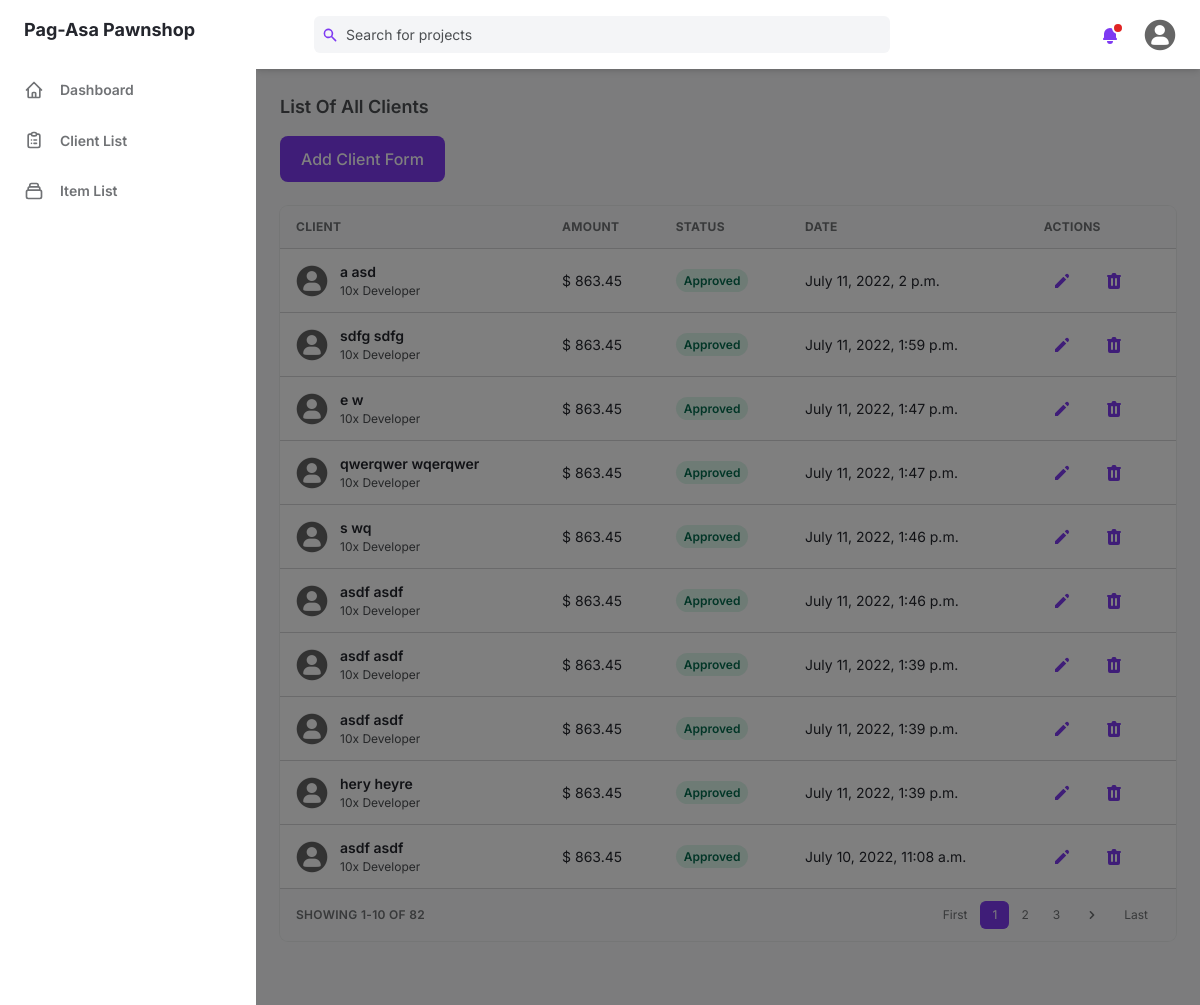
Screenshot of /client/list/ (signed in) with the database file from the repository.
### management_system/models.py (models this page shows, shortened)
class Client(models.Model):
    first_name = models.CharField(max_length=255)
    last_name = models.CharField(max_length=255)
    middle_name = models.CharField(max_length=255, null=True, blank=True)
    address = models.TextField(max_length=500)
    created = models.DateTimeField(auto_now_add=True)
    updated = models.DateTimeField(auto_now=True)

### management_system/views.py (the view)
class ClientListView(LoginRequiredMixin, ListView):
    model = Client
    template_name = "client_list_full.html"
    paginate_by = 10
    context_object_name = 'clients'
    ordering = ['-created']

### templates/client_list_full.html
{% extends 'base.html' %}
{% block content %}
    {% include 'components/client_list.html' %}
{% endblock%}

### templates/components/client_list.html (shortened to what this page needs)
{% load static %}
{% load mathfilters %}
<div id="content" class="mt-6">
  <h4 class="mb-4 text-lg font-semibold text-gray-600 dark:text-gray-300">
    List Of All Clients
  </h4>
  <div class="mb-6">
    <a href="{% url 'client_form' %}" hx-boost="true">
      <button
        class="px-5 py-3 font-medium leading-5 text-white transition-colors duration-150 bg-purple-600 border border-transparent rounded-lg active:bg-purple-600 hover:bg-purple-700 focus:outline-none focus:shadow-outline-purple"
      >
        Add Client Form
      </button>
    </a>
  </div>
  <div class="w-full overflow-hidden rounded-lg shadow-xs">
    <div class="w-full overflow-x-auto">
      <table class="w-full whitespace-no-wrap">
        <thead>
          <tr
            class="text-xs font-semibold tracking-wide text-left text-gray-500 uppercase border-b dark:border-gray-700 bg-gray-50 dark:text-gray-400 dark:bg-gray-800"
          >
            <th class="px-4 py-3">Client</th>
            <th class="px-4 py-3">Amount</th>
            <th class="px-4 py-3">Status</th>
            <th class="px-4 py-3">Date</th>
            <th class="px-4 py-3">Actions</th>
          </tr>
        </thead>
        <tbody class="bg-white divide-y dark:divide-gray-700 dark:bg-gray-800">
          {% for client in clients %}
          <tr class="text-gray-700 dark:text-gray-400">
            <td class="px-4 py-3">
              <div class="flex items-center text-sm">
                <div class="relative hidden w-8 h-8 mr-3 rounded-full md:block">
                  <img
                    class="object-cover w-full h-full rounded-full"
                    src="{% static 'assets/img/default.png' %}"
                    alt=""
                    loading="lazy"
                  />
                  <div
                    class="absolute inset-0 rounded-full shadow-inner"
                    aria-hidden="true"
                  ></div>
                </div>
                <div>
                  <p class="font-semibold">
                    {{client.first_name}} {{client.last_name}}
                  </p>
                  <p class="text-xs text-gray-600 dark:text-gray-400">
                    10x Developer
                  </p>
                </div>
              </div>
            </td>
            <td class="px-4 py-3 text-sm">$ 863.45</td>
            <td class="px-4 py-3 text-xs">
              <span
                class="px-2 py-1 font-semibold leading-tight text-green-700 bg-green-100 rounded-full dark:bg-green-700 dark:text-green-100"
              >
                Approved
              </span>
            </td>
            <td class="px-4 py-3 text-sm">{{ client.created }}</td>
            <td class="px-4 py-3">
              <div class="flex items-center space-x-4 text-sm">
                <button
                  class="flex items-center justify-between px-2 py-2 text-sm font-medium leading-5 text-purple-600 rounded-lg dark:text-gray-400 focus:outline-none focus:shadow-outline-gray"
                  aria-label="Edit"
                >
                  <svg
                    class="w-5 h-5"
                    aria-hidden="true"
                    fill="currentColor"
                    viewBox="0 0 20 20"
                  >
                    <path
                      d="M13.586 3.586a2 2 0 112.828 2.828l-.793.793-2.828-2.828.793-.793zM11.379 5.793L3 14.172V17h2.828l8.38-8.379-2.83-2.828z"
                    ></path>
                  </svg>
                </button>
                <button
                  class="flex items-center justify-between px-2 py-2 text-sm font-medium leading-5 text-purple-600 rounded-lg dark:text-gray-400 focus:outline-none focus:shadow-outline-gray"
                  aria-label="Delete"
                >
                </button>
              </div>
            </td>
          </tr>
          {% endfor %}
        </tbody>
      </table>
    </div>
    <div
      class="grid px-4 py-3 text-xs font-semibold tracking-wide text-gray-500 uppercase border-t dark:border-gray-700 bg-gray-50 sm:grid-cols-9 dark:text-gray-400 dark:bg-gray-800"
    >
      <span class="flex items-center col-span-3">
        Showing {% if page_obj.number > 1%}{{page_obj.number|sub:1}}{% endif %}1-{% if page_obj.number == page_obj.paginator.num_pages%}{{page_obj.paginator.count}}{%else%}{{page_obj.number|mul:10}}{%endif%} of {{page_obj.paginator.count}}
      </span>
      <span class="col-span-2"></span>
      <span class="flex col-span-4 mt-2 sm:mt-auto sm:justify-end">
        <nav aria-label="Table navigation">
          <ul class="inline-flex items-center">
              <a href="?page=1" hx-boost="true">
              <li>
                <button
                class="px-3 py-1 rounded-md rounded-l-lg focus:outline-none focus:shadow-outline-purple"
                aria-label="Previous"
                >
                First
                </button>
              </li>
            </a>
            {% for num in page_obj.paginator.page_range %}
            {% if page_obj.number == num %}
            <li>
              <a href="?page={{ num }}">
                <button
                  class="px-3 py-1 text-white transition-colors duration-150 bg-purple-600 border border-r-0 border-purple-600 rounded-md focus:outline-none focus:shadow-outline-purple"
                >
                  {{ num }}
                </button>
              </a>
            </li>
            {% elif num > page_obj.number|add:'-3' and num < page_obj.number|add:'3' %}
            <li>
              <a href="?page={{ num }}" hx-boost="true">
                <button
                  class="px-3 py-1 rounded-md focus:outline-none focus:shadow-outline-purple"
                >
                  {{ num }}
                </button>
              </a>
            </li>
            {% endif %}
            {% endfor %}
            {% if page_obj.has_next %}
            <li>
              <a hx-boost="true" href="?page={{ page_obj.next_page_number }}">
                <button
                  class="px-3 py-1 rounded-md rounded-r-lg focus:outline-none focus:shadow-outline-purple"
                  aria-label="Next"
                >
                  <svg
                    class="w-4 h-4 fill-current"
                    aria-hidden="true"
                    viewBox="0 0 20 20"
                  >
                    <path
                      d="M7.293 14.707a1 1 0 010-1.414L10.586 10 7.293 6.707a1 1 0 011.414-1.414l4 4a1 1 0 010 1.414l-4 4a1 1 0 01-1.414 0z"
                      clip-rule="evenodd"
                      fill-rule="evenodd"
                    ></path>
                  </svg>
                </button>
              </a>
            </li>
            {% endif %}
          <li>
            <a href="?page={{page_obj.paginator.num_pages}}" hx-boost="true">
              <button
              class="px-3 py-1 rounded-md rounded-l-lg focus:outline-none focus:shadow-outline-purple"
              aria-label="Previous"
              >
              Last
              </button>
            </a>
          </li>
          </ul>
        </nav>
      </span>
    </div>
  </div>
</div>

### rows the page displays
Client: first_name "a", last_name "asd", created "July 11, 2022, 2 p.m."
Client: first_name "sdfg", last_name "sdfg", created "July 11, 2022, 1:59 p.m."
Client: first_name "e", last_name "w", created "July 11, 2022, 1:47 p.m."
Client: first_name "qwerqwer", last_name "wqerqwer", created "July 11, 2022, 1:47 p.m."
Client: first_name "s", last_name "wq", created "July 11, 2022, 1:46 p.m."
Client: first_name "asdf", last_name "asdf", created "July 11, 2022, 1:46 p.m."
Client: first_name "asdf", last_name "asdf", created "July 11, 2022, 1:39 p.m."
Client: first_name "asdf", last_name "asdf", created "July 11, 2022, 1:39 p.m."
Client: first_name "hery", last_name "heyre", created "July 11, 2022, 1:39 p.m."
Client: first_name "asdf", last_name "asdf", created "July 10, 2022, 11:08 a.m."

### other values shown
{{ page_obj.number|mul:10 }} "10"
{{ page_obj.paginator.count }} "82"
{{ num }} "1"
{{ num }} "2" "3"
